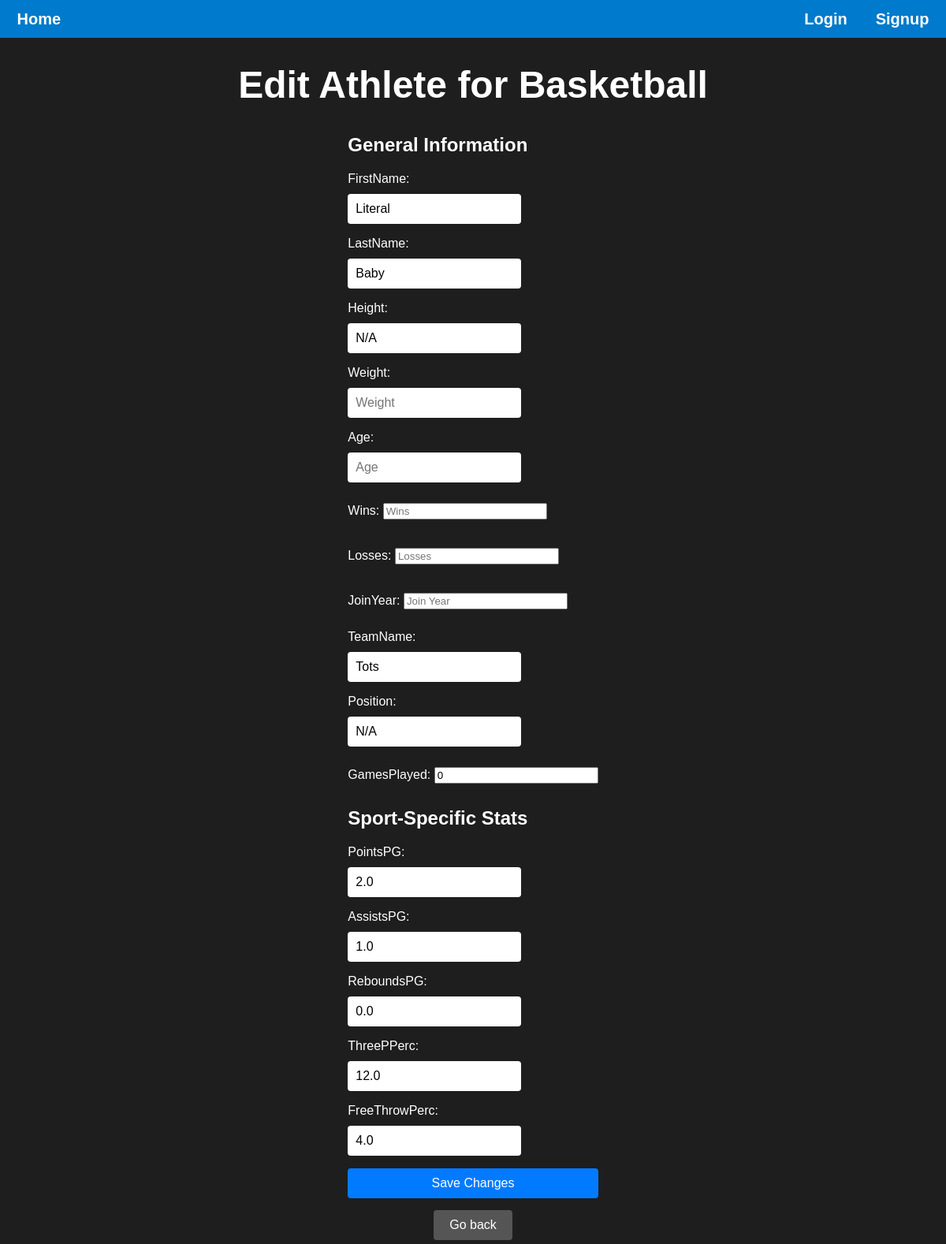
Page /basketball/athlete/12/edit on the earlier database version.
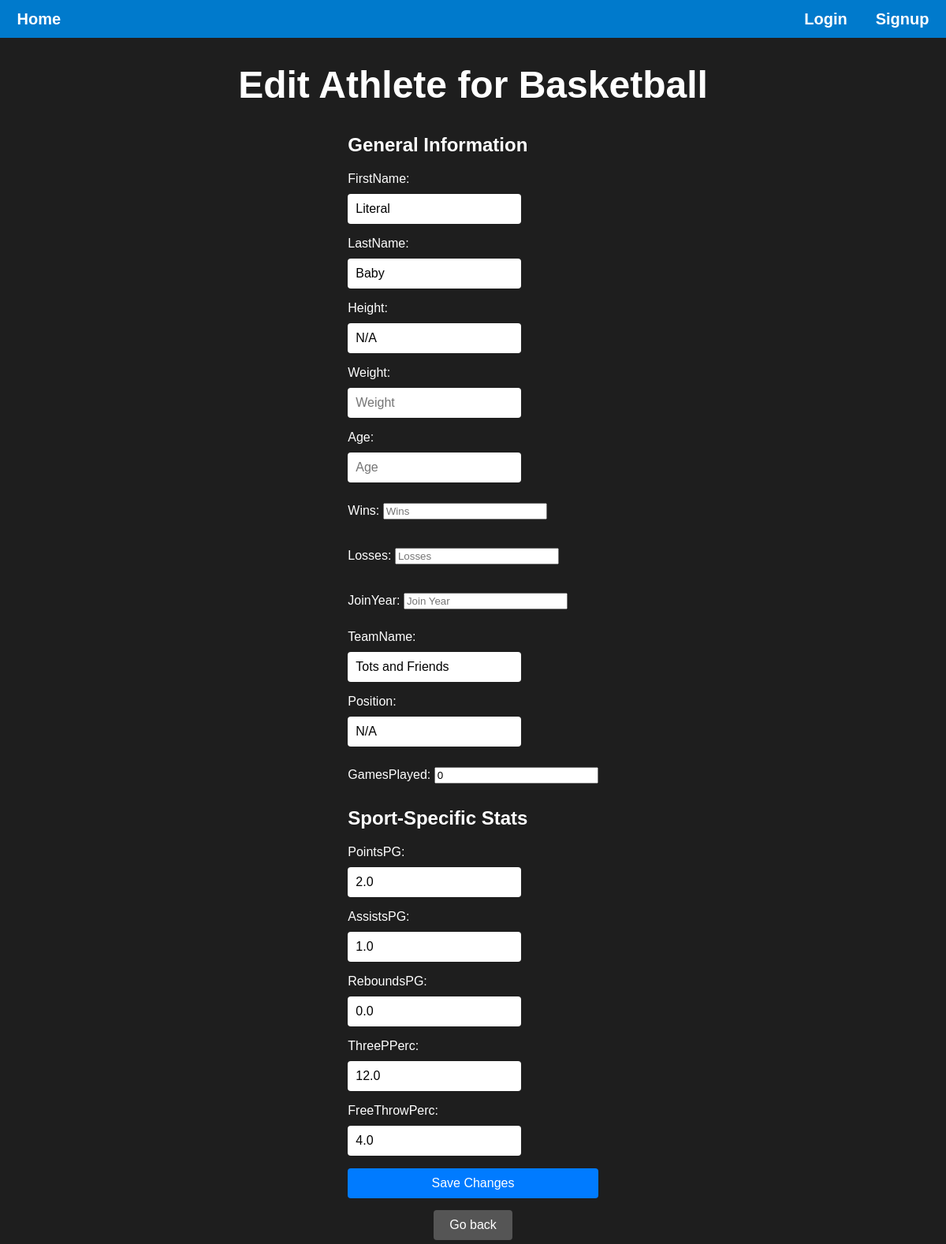
Same page on the later database version.
### main/models.py (models this page shows, shortened)
class Athlete(models.Model):
    SPORT_CHOICES = [
        ('baseball', 'baseball'),
        ('basketball', 'basketball'),
        ('soccer', 'soccer'),
        ('football', 'football'),
    ]
    id = models.AutoField(primary_key=True)
    firstName = models.CharField(max_length=20, default='N/A')
    lastName = models.CharField(max_length=20, default='N/A')
    height = models.CharField(max_length=5, default='N/A',blank=True, null=True)
    weight = models.IntegerField(blank=True, null=True)
    birthDate = models.DateField(blank=True, null=True)
    age = models.IntegerField(blank=True, null=True)
    wins = models.IntegerField(blank=True, null=True)
    losses = models.IntegerField(blank=True, null=True)
    joinYear = models.IntegerField(blank=True, null=True)
    sport = models.CharField(max_length=20, choices=SPORT_CHOICES, default='Baseball')
    teamName = models.CharField(max_length=20, default='N/A')
    position = models.CharField(max_length=20, default='N/A', blank=True, null=True)
    gamesPlayed = models.IntegerField(default=0, blank=True, null=True)
    numViews = models.IntegerField(default=0, blank=True, null=True)

### main/views.py (the view)
# urls.py: path("<str:sport>/athlete/<str:athlete_id>/edit", views.edit_athlete, name="edit_athlete"),
def edit_athlete(request, sport, athlete_id):
    logged_in = request.session.get('logged_in', False)
    curr_user_name = request.session.get('curr_user_name', "")
    athlete = get_object_or_404(Athlete, id=athlete_id)
    athlete_form = EditAthleteForm(request.POST or None, instance=athlete)
    if sport == "baseball":
        sport_stat = get_object_or_404(BaseballStat, athlete=athlete)
        sport_form = BaseballForm(request.POST or None, instance=sport_stat)
    elif sport == "basketball":
        sport_stat = get_object_or_404(BasketballStat, athlete=athlete)
        sport_form = BasketballForm(request.POST or None, instance=sport_stat)
    elif sport == "soccer":
        sport_stat = get_object_or_404(SoccerStat, athlete=athlete)
        sport_form = SoccerForm(request.POST or None, instance=sport_stat)
    else:
        sport_stat = get_object_or_404(FootballStat, athlete=athlete)
        sport_form = FootballForm(request.POST or None, instance=sport_stat)
    if request.method == "POST":
        if athlete_form.is_valid() and sport_form.is_valid():
            athlete_form.save()
            sport_form.save()
    context = {
        "logged_in": logged_in,
        "curr_user_name": curr_user_name,
        "sport": sport,
        "athlete_form": athlete_form,
        "sport_form": sport_form,
    }
    return render(request, "main/edit_athlete.html", context)

### main/forms.py
class BasketballForm(forms.ModelForm):
    class Meta:
        model = BasketballStat
        fields = ['pointsPG', 'assistsPG', 'reboundsPG', 'threePPerc', 'freeThrowPerc']
        widgets = {
            'pointsPG': forms.TextInput(attrs={'placeholder': 'Points PG', 'style': 'width: 200px;'}),
            'assistsPG': forms.TextInput(attrs={'placeholder': 'Assists PG', 'style': 'width: 200px;'}),
            'reboundsPG': forms.TextInput(attrs={'placeholder': 'Rebounds PG', 'style': 'width: 200px;'}),
            'threePPerc': forms.TextInput(attrs={'placeholder': 'Three Point %', 'style': 'width: 200px;'}),
            'freeThrowPerc': forms.TextInput(attrs={'placeholder': 'Free Throw %', 'style': 'width: 200px;'}),
        }

### main/templates/main/edit_athlete.html (shortened to what this page needs)
{% load static %}
<!DOCTYPE html>
<html lang="en">
<head>
    <link rel="stylesheet" href="{% static 'styles.css' %}" />
</head>
<body>
    <div class="header">
        <p><a href="{% url 'landing_page' %}">Home</a></p>
        <div class="header-container">
            {% if not logged_in %}
            <p><a href="{% url 'login_page' %}">Login</a></p>
            <p><a href="{% url 'signup_page' %}">Signup</a></p>
            {% else %}
            <p><a href="{% url 'logout' %}">Logout</a></p>
            <p><a href="{% url 'user_page' curr_user_name %}">Profile</a></p>
            {% endif %}
        </div>
    </div>
    <h1>Edit Athlete for {{ sport|capfirst }}</h1>
    <form method="post" class="login-form">
        <h3>General Information</h3>
        {{ athlete_form.as_p }}
        <h3>Sport-Specific Stats</h3>
        {{ sport_form.as_p }}
        <input type="submit" value="Save Changes" class="btn-submit">
    </form>
    <form action="{% url 'sports_page' sport=sport %}" method="get" style="display:inline;">
        <button type="submit" class="btn-secondary">Go back</button>
    </form>
</body>
</html>

Differences in the rows shown:
changed Athlete "Basketball": teamName "Tots" → "Tots and Friends"
